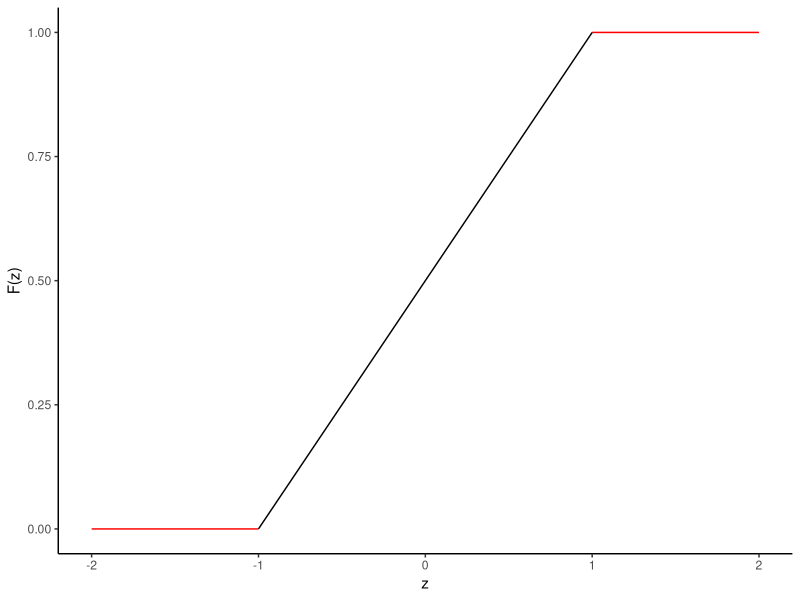

Generate this figure with R:
## ---- chunk 1
library(ggplot2)
ggplot() +
  geom_line(aes(c(1,2),c(1,1)),col="red")+
  geom_line(aes(c(-1,-2),c(0,0)),col="red")+
  geom_line(aes(c(-1,1),c(0,1)))+
  theme_classic()+ylab("F(z)")+xlab("z")
